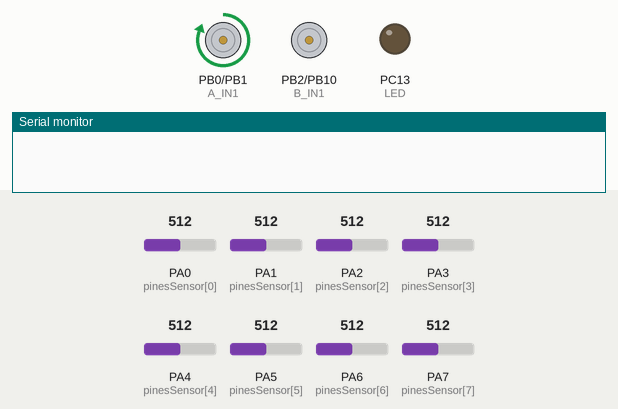
The sketch below on a simulated STM32 Blue Pill. On the bench: motor-driver pin pairs drawn as motors (green arrow = first pin HIGH = forward, orange = second pin HIGH = backward, longer = more drive, scaled by the enable pin), output pins drawn as LEDs (lit = HIGH), the last lines printed to the serial monitor. Inputs (shaded band) come from the test bench; at power-on: PA0 (pinesSensor[0]) = 512, PA1 (pinesSensor[1]) = 512, PA2 (pinesSensor[2]) = 512, PA3 (pinesSensor[3]) = 512, PA4 (pinesSensor[4]) = 512, PA5 (pinesSensor[5]) = 512, PA6 (pinesSensor[6]) = 512, PA7 (pinesSensor[7]) = 512 (analog values on the 0–1023 scale).

Above: at 0.12 s.
At 1.87 s:
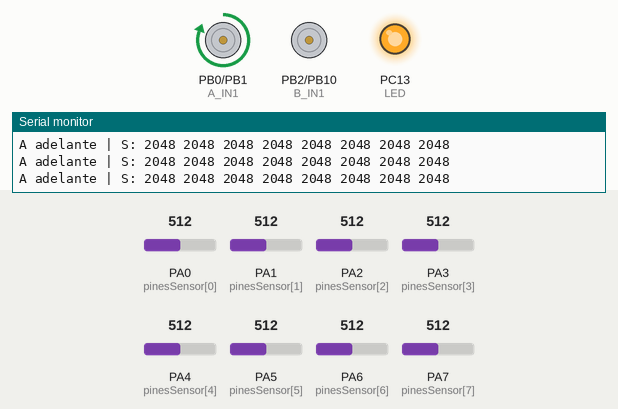
At 3.37 s:
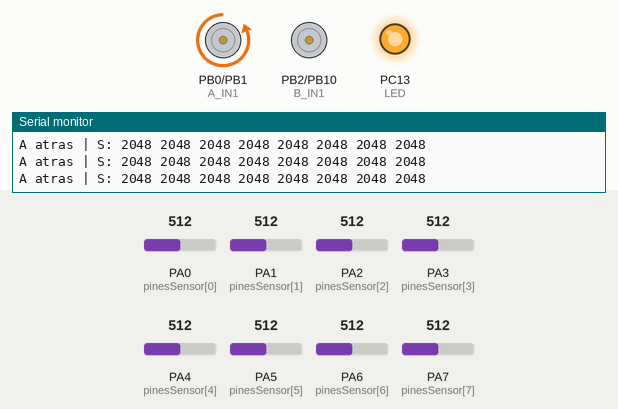
At 5.12 s:
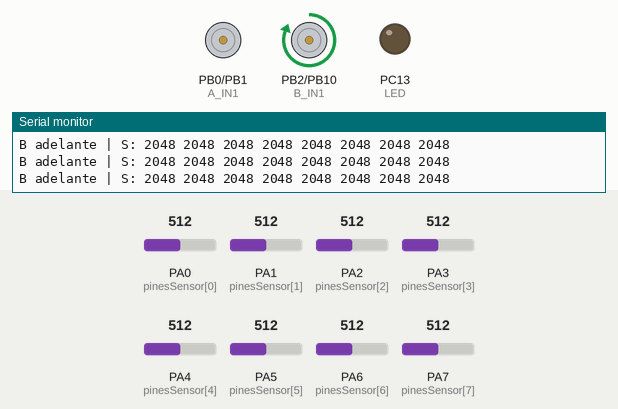
At 7.62 s:
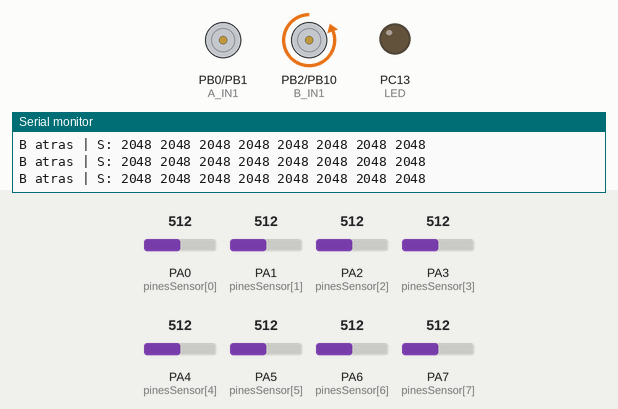
At 10.12 s:
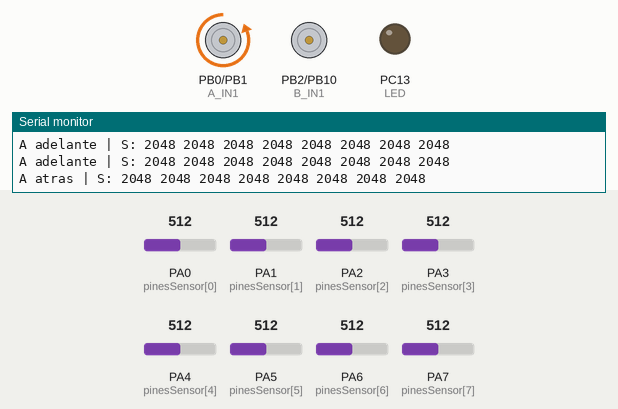
Timing chart, 0 to 10.4 s (numbered marks = the images above):
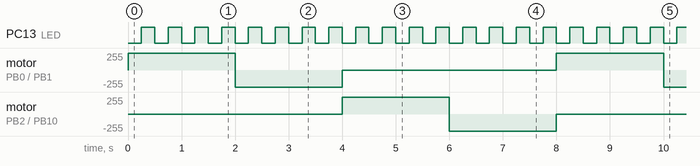

The sketch:

PruebaMotores.ino
```cpp
/*
 * Prueba de hardware - STM32H503CB
 * Ciclo de 8 s, repetido:
 *   0-2 s  Motor A adelante (100%)
 *   2-4 s  Motor A atras    (100%)
 *   4-6 s  Motor B adelante (100%)
 *   6-8 s  Motor B atras    (100%)
 * Los pines PWM (PB7, PB8) se ponen en ALTO fijo: sin PWM, para descartarlo.
 * Por USB Serial (CDC) imprime la fase actual y los 8 sensores crudos.
 */

const uint8_t pinesSensor[8] = {PA0, PA1, PA2, PA3, PA4, PA5, PA6, PA7};
const uint8_t A_IN1 = PB0, A_IN2 = PB1, A_PWM = PB7;
const uint8_t B_IN1 = PB2, B_IN2 = PB10, B_PWM = PB8;
const uint8_t LED = PC13;

void setPins(int a1, int a2, int b1, int b2) {
  digitalWrite(A_IN1, a1); digitalWrite(A_IN2, a2);
  digitalWrite(B_IN1, b1); digitalWrite(B_IN2, b2);
}

void setup() {
  uint8_t outs[] = {A_IN1, A_IN2, A_PWM, B_IN1, B_IN2, B_PWM, LED};
  for (uint8_t p : outs) pinMode(p, OUTPUT);
  digitalWrite(A_PWM, HIGH);
  digitalWrite(B_PWM, HIGH);
  for (int i = 0; i < 8; i++) pinMode(pinesSensor[i], INPUT_ANALOG);
  analogReadResolution(12);
  Serial.begin(115200);
}

void loop() {
  uint32_t fase = (millis() / 2000) % 4;
  const char *nombre;
  switch (fase) {
    case 0: setPins(HIGH, LOW, LOW, LOW);  nombre = "A adelante"; break;
    case 1: setPins(LOW, HIGH, LOW, LOW);  nombre = "A atras";    break;
    case 2: setPins(LOW, LOW, HIGH, LOW);  nombre = "B adelante"; break;
    default: setPins(LOW, LOW, LOW, HIGH); nombre = "B atras";    break;
  }
  digitalWrite(LED, (millis() / 250) % 2);

  static uint32_t t = 0;
  if (millis() - t >= 250) {
    t = millis();
    Serial.print(nombre); Serial.print(" | S:");
    for (int i = 0; i < 8; i++) { Serial.print(' '); Serial.print(analogRead(pinesSensor[i])); }
    Serial.println();
  }
}
```

Measured:
- by itself, PC13 (LED): alternates HIGH for 0.25 s and LOW for 0.25 s
- by itself, motor on PB0 (A_IN1) / PB1 (A_IN2), motor on PB2 (B_IN1) / PB10 (B_IN2): repeats every 8.0 s: backward 255/255 2.0 s, stopped 4.0 s, forward 255/255 2.0 s
